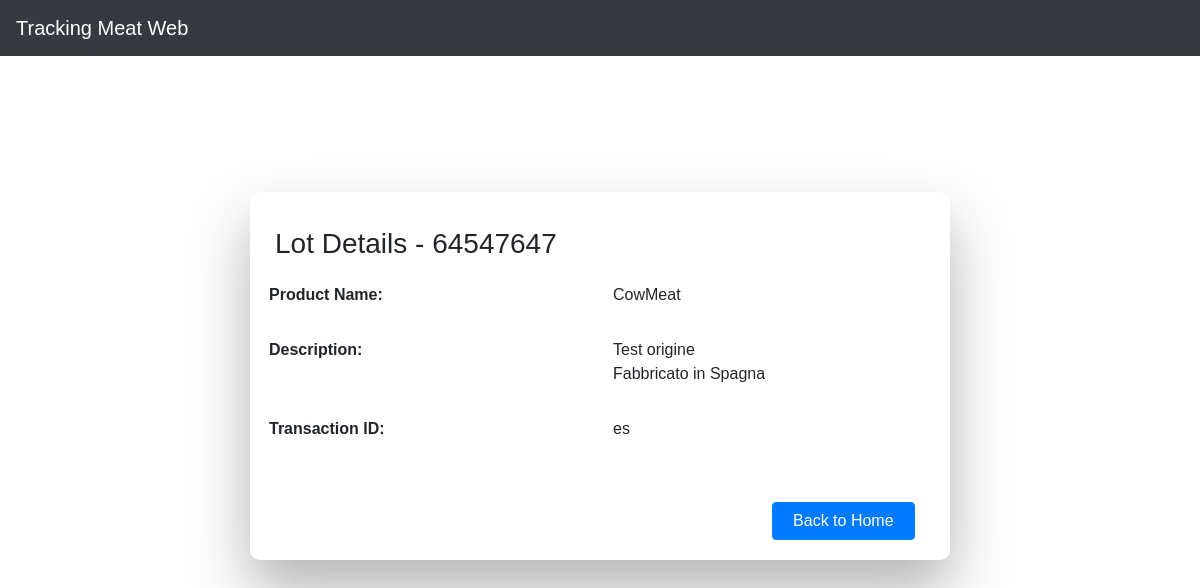
/details/4/, run on the app's committed database.
### trackingPlatform/models.py (models this page shows, shortened)
class Lot(models.Model):
    created_by = models.ForeignKey(settings.AUTH_USER_MODEL, on_delete=models.DO_NOTHING)
    product_name = models.CharField(max_length=200)
    description = models.TextField()
    created_at = models.DateTimeField(default=timezone.now())
    track_code = models.CharField(max_length=8, default=None, null=True)
    txId = models.CharField(max_length=32, default=None, null=True)

### trackingPlatform/views.py (the view)
# urls.py: path('details/<int:pk>/', lot_details, name="lot_details"),
def lot_details(request, pk):
    lot = get_object_or_404(Lot, pk=pk)
    return render(request, 'trackingPlatform/lot_details.html', {'lot': lot})

### trackingPlatform/templates/trackingPlatform/lot_details.html (shortened to what this page needs)
{% extends 'trackingPlatform/base.html' %}
{% block content %}
    <div class="wrapper fadeInDown">
        <div style="max-width: 700px" id="formContent">
            <div class="container">
                <div class="tab row">
                    <div class="col-12">
                    <h3>Lot Details - {{ lot.track_code }}</h3>
                    </div>
                    <div class="col-6"><label>Product Name:</label></div>
                    <div class="col-6"><p>{{ lot.product_name }}</p></div>
                    <div class="col-6"><label>Description:</label></div>
                    <div class="col-6"><p>{{ lot.description|linebreaksbr }}</p></div>
                    <div class="col-6"><label>Transaction ID:</label></div>
                    <div class="col-6"><p>{{ lot.txId }}</p></div>
                    </div>
                    <div class="row justify-content-end">
                    <div class="col-4">
                        <a href="{% url 'home' %}">
                        <button class="btn btn-primary" type="submit" >Back to Home</button>
                            </a>
                    </div>
                    </div>
                </div>
            </div>
        </div>
{% endblock %}

### trackingPlatform/static/css/trackingPlatform.css (style rules this page uses)
body { font-family: "Poppins", sans-serif; height: 100vh; }
a { color: #92badd; display:inline-block; text-decoration: none; font-weight: 400; }
.wrapper { display: flex; align-items: center; flex-direction: column; justify-content: center; width: 100%; min-height: 80%; padding: 20px; }
#formContent { -webkit-border-radius: 10px 10px 10px 10px; border-radius: 10px 10px 10px 10px; background: #fff; padding: 30px; width: 90%; max-width: 400px; position: relative; padding: 0px; -webkit-box-shadow: 0 30px 60px 0 rgba(0,0,0,0.3); box-shadow: 0 30px 60px 0 rgba(0,0,0,0.3); text-align: center; }
.col-6, .field { -moz-hyphens:auto; -ms-hyphens:auto; -webkit-hyphens:auto; hyphens:auto; word-wrap:break-word; margin-left: -6px; }
.container { margin: 20px 20px 20px 10px; }
.row > div { margin-top:15px; }
.tab.row > div > label { font-weight:bold; }
.tab.row > div { text-align:left; }
.fadeInDown { -webkit-animation-name: fadeInDown; animation-name: fadeInDown; -webkit-animation-duration: 1s; animation-duration: 1s; -webkit-animation-fill-mode: both; animation-fill-mode: both; }
.btn { margin-top:30px; padding-right:20px; padding-left:20px; }

### data on the page
Lot: track_code "64547647", product_name "CowMeat", description "Test origine Fabbricato in Spagna", txId "es"
